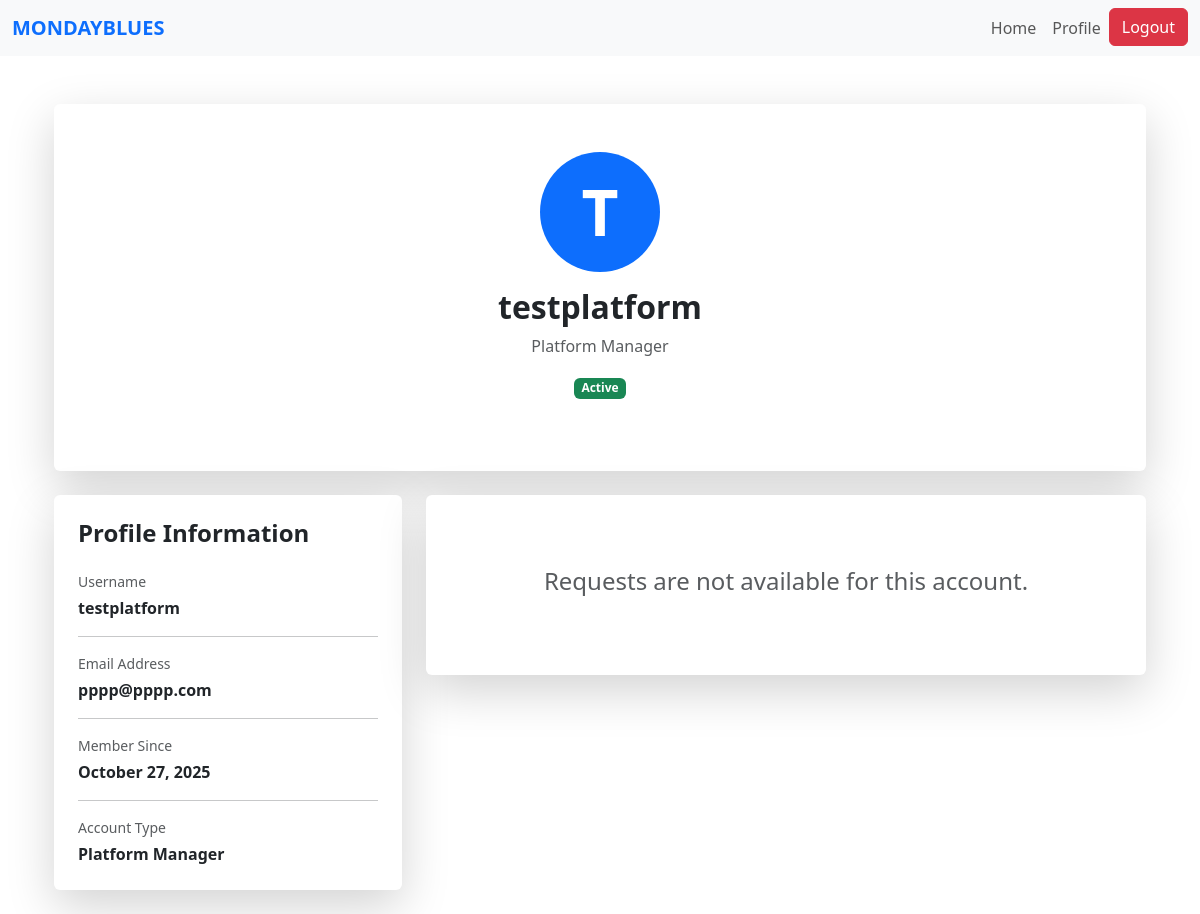
The page /profile/14 (signed in) on the database as committed earlier.
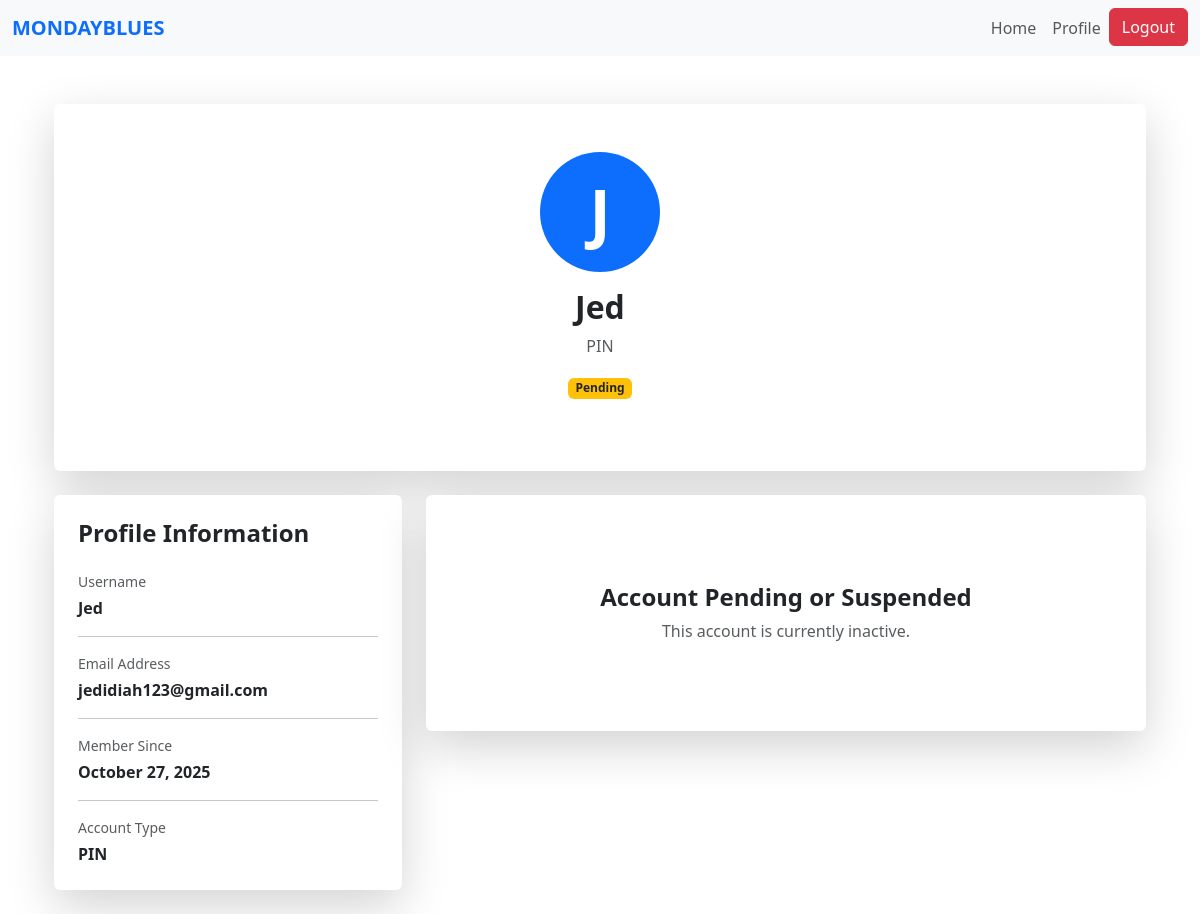
The same page on the database as committed later.
### website/models.py (models this page shows)
class User(db.Model, UserMixin):
    id = db.Column(db.Integer, primary_key=True)
    name = db.Column(db.String(150))
    email = db.Column(db.String(150), unique=True)
    password = db.Column(db.String(150))
    date_created = db.Column(db.DateTime(timezone=True), default=func.now())
    role = db.Column(db.String(50), default='PIN')
    status = db.Column(db.String(20), default='Pending')  # Pending, Approved, Suspended
    """    total_rating = db.Column(db.Float, default=0)
    num_ratings = db.Column(db.Integer, default=0)

    def update_rating(self, new_rating: float):
        #Update overall CSR rating with a new rating value.
        if self.num_ratings == 0:
            self.total_rating = new_rating
        else:
            self.total_rating = ((self.total_rating * self.num_ratings) + new_rating) / (self.num_ratings + 1)
        self.num_ratings += 1"""

### website/views.py (the view)
@views.route('/profile/<int:user_id>')
@login_required
def profile(user_id):
    user = User.query.get_or_404(user_id)
    is_owner = (current_user.id == user.id)
    return render_template('profile.html', user=user, is_owner=is_owner)

### website/templates/profile.html (shortened to what this page needs)
{% extends "base.html" %}
{% block content %}
<div class="container mt-5">
    <div class="row justify-content-center">
        <div class="col-md-10 col-lg-12">
            <div class="card shadow-lg border-0 mb-4">
                <div class="card-body p-5">
                    <div class="text-center mb-4">
                        <div class="bg-primary rounded-circle d-inline-flex align-items-center justify-content-center mb-3" style="width: 120px; height: 120px;">
                            <span class="text-white display-3 fw-bold">{{ user.name[0].upper() }}</span>
                        </div>
                        <h2 class="fw-bold mb-2">{{ user.name }}</h2>
                        <p class="text-muted">{{ user.role }}</p>
                        <span class="badge
                            {% if user.status == 'Active' %} bg-success
                            {% elif user.status == 'Pending' %} bg-warning text-dark
                            {% elif user.status == 'Suspended' %} bg-danger
                            {% else %} bg-secondary {% endif %}">
                            {{ user.status }}
                        </span>
                    </div>
                </div>
            </div>
            <div class="row">
                <div class="col-lg-4">
                    <div class="card shadow-lg border-0 mb-4">
                        <div class="card-body p-4">
                            <h4 class="fw-bold mb-4">Profile Information</h4>
                            <div class="mb-3">
                                <p class="text-muted mb-1 small">Username</p>
                                <p class="fw-semibold mb-0">{{ user.name }}</p>
                            </div>
                            <hr>
                            <div class="mb-3">
                                <p class="text-muted mb-1 small">Email Address</p>
                                <p class="fw-semibold mb-0">{{ user.email }}</p>
                            </div>
                            <hr>
                            <div class="mb-3">
                                <p class="text-muted mb-1 small">Member Since</p>
                                <p class="fw-semibold mb-0">{{ user.date_created.strftime('%B %d, %Y') }}</p>
                            </div>
                            <hr>
                            <div>
                                <p class="text-muted mb-1 small">Account Type</p>
                                <p class="fw-semibold mb-0">{{ user.role }}</p>
                            </div>
                        </div>
                    </div>
                </div>
                <div class="col-lg-8">
                    <div class="card shadow-lg border-0">
                        <div class="card-body p-4">
                            {% if user.role == "CSR" or user.role == "Platform Manager" %}
                                <div class="text-center py-5">
                                    <h4 class="text-muted">Requests are not available for this account.</h4>
                                </div>
                            {% elif user.status == "Pending" or user.status == "Suspended" %}
                                <div class="text-center py-5">
                                    <h4 class="fw-bold mt-3">Account Pending or Suspended</h4>
                                    <p class="text-muted">
                                        This account is currently inactive.
                                    </p>
                                </div>
                            {% endif %}
                        </div>
                    </div>
                </div>
            </div>
        </div>
    </div>
</div>
{% endblock %}

Rows that differ between the two databases and show on the page:
changed User: name "T" → "J"; name "testplatform" → "Jed"; role "Platform Manager" → "PIN"; status "Active" → "Pending"; email "pppp@pppp.com" → "jedidiah123@gmail.com"
Other text that changed with them:
text no longer shown: "Requests are not available for this account."
text now shown: "Account Pending or Suspended This account is currently inactive."
